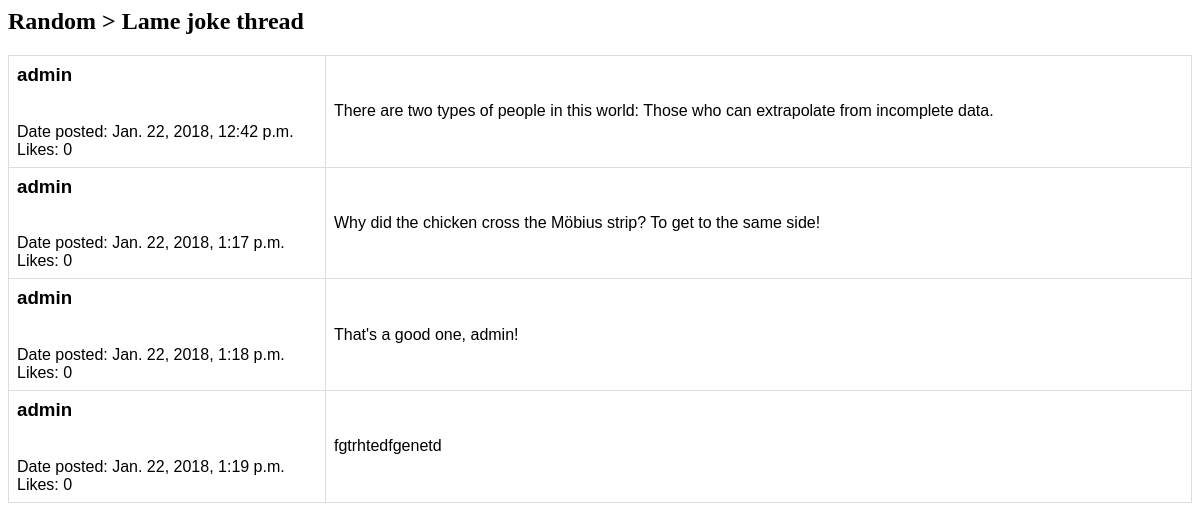
/msgboard/1/23/, run on an earlier commit of the app's database.
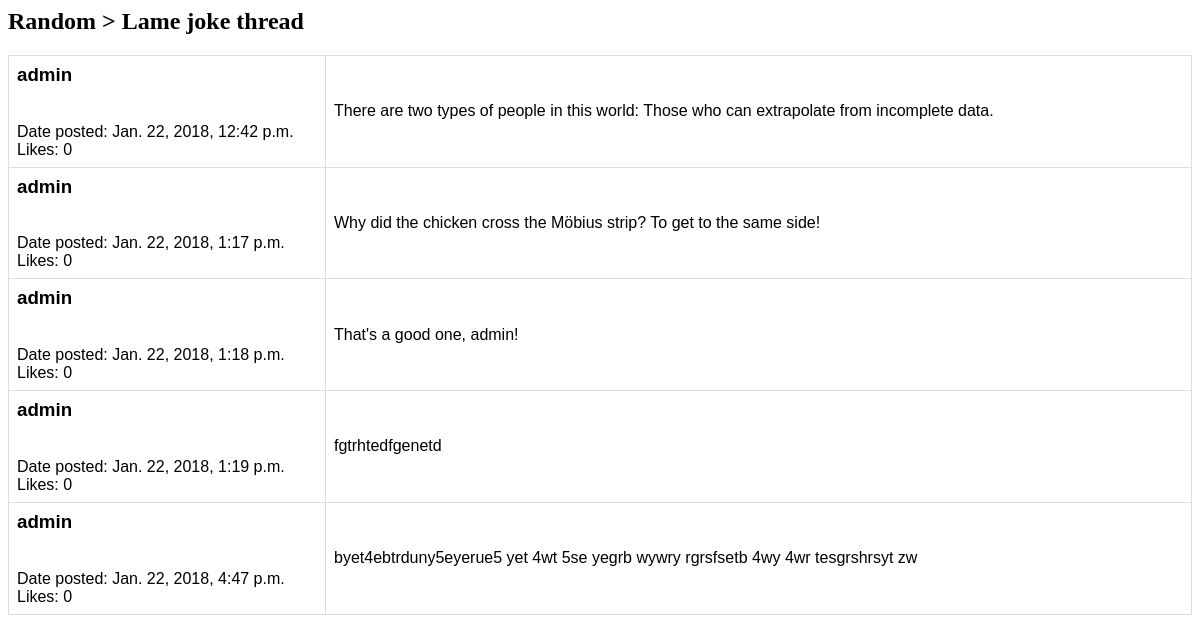
And on a later commit of the database.
### msgboard/models.py (models this page shows, shortened)
class Msg(models.Model):
    user = models.ForeignKey(User)
    text = models.CharField(max_length=2048)
    likes = models.IntegerField(default=0)
    dateCreated = models.DateTimeField(default=now, null=True)
    Topic = models.ForeignKey(Topic, on_delete=models.CASCADE)

### msgboard/views.py (the view)
# urls.py: url(r'^(?P<board_id>[0-9]+)/(?P<topic_id>[0-9]+)/$', views.messages, name='messages'),
def messages(request, board_id, topic_id):
    try:
        board = Board.objects.get(pk=board_id)
        topic = Topic.objects.get(pk=topic_id)
        msg_list = Msg.objects.filter(Topic=topic_id)
        msg_list_view = []
        i = 0
        for msg in msg_list:
            msg_list_view.append(MsgView(msg_list[i]))
            msg_list_view[i] = msg
            msg_list_view[i].username = msg.user
            i+=1
    except Msg.DoesNotExist:
        return render(request, 'msgboard/oops.html')
    return render(request, 'msgboard/messages.html', {
        'board':board,
        'msg_list': msg_list_view,
        'topic': topic,
})

### msgboard/models.py (called while the page is built)
    def __str__(self):
        return self.name

    def __str__(self):
        return self.name

### msgboard/templates/msgboard/messages.html (shortened to what this page needs)
<head>
</head>
<h2>{{board}} > {{topic}}</h2>
{% if msg_list %}
<table>
    {% for msg in msg_list %}
        <tr>
            <td style="width:300px"><h3>{{msg.user}}</h3><br>Date posted: {{msg.dateCreated}}<br>Likes: {{msg.likes}}</td>
            <td>{{msg.text}}</td>
        </tr>
    {% endfor %}
</table>
{% else %}
<h3>No messages found.</h3>
{% endif%}

What changed in the data, as far as the page shows it:
added Msg: user "admin", dateCreated "Jan. 22, 2018, 4:47 p.m.", likes "0", text "byet4ebtrduny5eyerue5 yet 4wt 5se yegrb wywry rgrsfsetb 4wy 4wr tesgrshrsyt zw"
